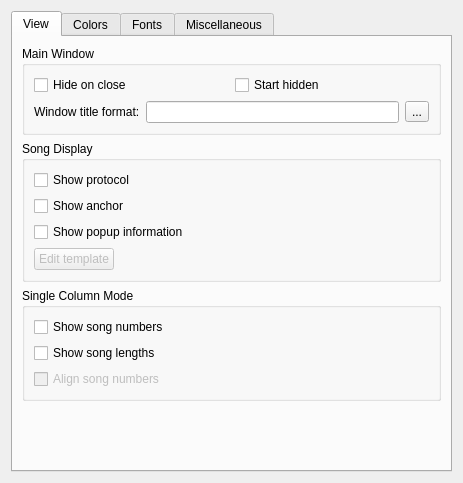
<?xml version="1.0" encoding="UTF-8"?>
<ui version="4.0">
 <class>QSUISettings</class>
 <widget class="QWidget" name="QSUISettings">
  <property name="geometry">
   <rect>
    <x>0</x>
    <y>0</y>
    <width>463</width>
    <height>483</height>
   </rect>
  </property>
  <property name="windowTitle">
   <string notr="true">Form</string>
  </property>
  <layout class="QHBoxLayout" name="horizontalLayout">
   <item>
    <widget class="QTabWidget" name="tabWidget">
     <property name="currentIndex">
      <number>0</number>
     </property>
     <widget class="QWidget" name="tab">
      <attribute name="title">
       <string>View</string>
      </attribute>
      <layout class="QVBoxLayout" name="verticalLayout_5">
       <item>
        <widget class="QGroupBox" name="groupBox">
         <property name="title">
          <string>Main Window</string>
         </property>
         <layout class="QGridLayout" name="gridLayout_3">
          <item row="0" column="0">
           <widget class="QCheckBox" name="hideOnCloseCheckBox">
            <property name="text">
             <string>Hide on close</string>
            </property>
           </widget>
          </item>
          <item row="0" column="1">
           <widget class="QCheckBox" name="hiddenCheckBox">
            <property name="text">
             <string>Start hidden</string>
            </property>
           </widget>
          </item>
          <item row="1" column="0" colspan="2">
           <layout class="QHBoxLayout" name="horizontalLayout_2">
            <item>
             <widget class="QLabel" name="label_13">
              <property name="text">
               <string>Window title format:</string>
              </property>
             </widget>
            </item>
            <item>
             <widget class="QLineEdit" name="windowTitleLineEdit"/>
            </item>
            <item>
             <widget class="QToolButton" name="windowTitleButton">
              <property name="text">
               <string>...</string>
              </property>
             </widget>
            </item>
           </layout>
          </item>
         </layout>
        </widget>
       </item>
       <item>
        <widget class="QGroupBox" name="groupBox_2">
         <property name="title">
          <string>Song Display</string>
         </property>
         <layout class="QVBoxLayout" name="verticalLayout_3">
          <item>
           <widget class="QCheckBox" name="protocolCheckBox">
            <property name="text">
             <string>Show protocol</string>
            </property>
           </widget>
          </item>
          <item>
           <widget class="QCheckBox" name="anchorCheckBox">
            <property name="text">
             <string>Show anchor</string>
            </property>
           </widget>
          </item>
          <item>
           <widget class="QCheckBox" name="popupCheckBox">
            <property name="text">
             <string>Show popup information</string>
            </property>
           </widget>
          </item>
          <item>
           <layout class="QHBoxLayout" name="horizontalLayout_3">
            <item>
             <widget class="QPushButton" name="popupTemplateButton">
              <property name="enabled">
               <bool>false</bool>
              </property>
              <property name="text">
               <string>Edit template</string>
              </property>
             </widget>
            </item>
            <item>
             <spacer name="horizontalSpacer_2">
              <property name="orientation">
               <enum>Qt::Horizontal</enum>
              </property>
              <property name="sizeHint" stdset="0">
               <size>
                <width>40</width>
                <height>20</height>
               </size>
              </property>
             </spacer>
            </item>
           </layout>
          </item>
         </layout>
        </widget>
       </item>
       <item>
        <widget class="QGroupBox" name="groupBox_6">
         <property name="title">
          <string>Single Column Mode</string>
         </property>
         <layout class="QVBoxLayout" name="verticalLayout">
          <item>
           <widget class="QCheckBox" name="numbersCheckBox">
            <property name="text">
             <string>Show song numbers</string>
            </property>
           </widget>
          </item>
          <item>
           <widget class="QCheckBox" name="lengthsCheckBox">
            <property name="text">
             <string>Show song lengths</string>
            </property>
           </widget>
          </item>
          <item>
           <widget class="QCheckBox" name="alignCheckBox">
            <property name="enabled">
             <bool>false</bool>
            </property>
            <property name="text">
             <string>Align song numbers</string>
            </property>
           </widget>
          </item>
         </layout>
        </widget>
       </item>
       <item>
        <spacer name="verticalSpacer">
         <property name="orientation">
          <enum>Qt::Vertical</enum>
         </property>
         <property name="sizeHint" stdset="0">
          <size>
           <width>20</width>
           <height>40</height>
          </size>
         </property>
        </spacer>
       </item>
      </layout>
     </widget>
     <widget class="QWidget" name="tab_5">
      <attribute name="title">
       <string>Colors</string>
      </attribute>
      <layout class="QVBoxLayout" name="verticalLayout_7">
       <item>
        <widget class="QGroupBox" name="groupBox_4">
         <property name="title">
          <string>Analyzer Colors</string>
         </property>
         <layout class="QGridLayout" name="gridLayout_4">
          <item row="0" column="0">
           <widget class="QLabel" name="label">
            <property name="text">
             <string>Analyzer #1:</string>
            </property>
           </widget>
          </item>
          <item row="0" column="1">
           <widget class="ColorWidget" name="aColor1">
            <property name="sizePolicy">
             <sizepolicy hsizetype="Fixed" vsizetype="Fixed">
              <horstretch>0</horstretch>
              <verstretch>0</verstretch>
             </sizepolicy>
            </property>
            <property name="minimumSize">
             <size>
              <width>20</width>
              <height>20</height>
             </size>
            </property>
            <property name="maximumSize">
             <size>
              <width>20</width>
              <height>20</height>
             </size>
            </property>
            <property name="frameShape">
             <enum>QFrame::Box</enum>
            </property>
            <property name="frameShadow">
             <enum>QFrame::Plain</enum>
            </property>
           </widget>
          </item>
          <item row="0" column="3">
           <widget class="QLabel" name="label_3">
            <property name="text">
             <string>Peaks:</string>
            </property>
           </widget>
          </item>
          <item row="0" column="4">
           <widget class="ColorWidget" name="peaksColor">
            <property name="sizePolicy">
             <sizepolicy hsizetype="Fixed" vsizetype="Fixed">
              <horstretch>0</horstretch>
              <verstretch>0</verstretch>
             </sizepolicy>
            </property>
            <property name="minimumSize">
             <size>
              <width>20</width>
              <height>20</height>
             </size>
            </property>
            <property name="maximumSize">
             <size>
              <width>20</width>
              <height>20</height>
             </size>
            </property>
            <property name="frameShape">
             <enum>QFrame::Box</enum>
            </property>
           </widget>
          </item>
          <item row="1" column="0">
           <widget class="QLabel" name="label_4">
            <property name="text">
             <string>Analyzer #2:</string>
            </property>
           </widget>
          </item>
          <item row="1" column="1">
           <widget class="ColorWidget" name="aColor2">
            <property name="sizePolicy">
             <sizepolicy hsizetype="Fixed" vsizetype="Fixed">
              <horstretch>0</horstretch>
              <verstretch>0</verstretch>
             </sizepolicy>
            </property>
            <property name="minimumSize">
             <size>
              <width>20</width>
              <height>20</height>
             </size>
            </property>
            <property name="maximumSize">
             <size>
              <width>20</width>
              <height>20</height>
             </size>
            </property>
            <property name="frameShape">
             <enum>QFrame::Box</enum>
            </property>
           </widget>
          </item>
          <item row="1" column="3">
           <widget class="QLabel" name="label_5">
            <property name="text">
             <string>Background:</string>
            </property>
           </widget>
          </item>
          <item row="1" column="4">
           <widget class="ColorWidget" name="bgColor">
            <property name="sizePolicy">
             <sizepolicy hsizetype="Fixed" vsizetype="Fixed">
              <horstretch>0</horstretch>
              <verstretch>0</verstretch>
             </sizepolicy>
            </property>
            <property name="minimumSize">
             <size>
              <width>20</width>
              <height>20</height>
             </size>
            </property>
            <property name="maximumSize">
             <size>
              <width>20</width>
              <height>20</height>
             </size>
            </property>
            <property name="frameShape">
             <enum>QFrame::Box</enum>
            </property>
           </widget>
          </item>
          <item row="2" column="0">
           <widget class="QLabel" name="label_6">
            <property name="text">
             <string>Analyzer #3:</string>
            </property>
           </widget>
          </item>
          <item row="2" column="1">
           <widget class="ColorWidget" name="aColor3">
            <property name="sizePolicy">
             <sizepolicy hsizetype="Fixed" vsizetype="Fixed">
              <horstretch>0</horstretch>
              <verstretch>0</verstretch>
             </sizepolicy>
            </property>
            <property name="minimumSize">
             <size>
              <width>20</width>
              <height>20</height>
             </size>
            </property>
            <property name="maximumSize">
             <size>
              <width>20</width>
              <height>20</height>
             </size>
            </property>
            <property name="frameShape">
             <enum>QFrame::Box</enum>
            </property>
           </widget>
          </item>
          <item row="2" column="3" colspan="2">
           <spacer name="horizontalSpacer">
            <property name="orientation">
             <enum>Qt::Horizontal</enum>
            </property>
            <property name="sizeType">
             <enum>QSizePolicy::Preferred</enum>
            </property>
            <property name="sizeHint" stdset="0">
             <size>
              <width>20</width>
              <height>20</height>
             </size>
            </property>
           </spacer>
          </item>
          <item row="0" column="5" rowspan="3">
           <spacer name="horizontalSpacer_3">
            <property name="orientation">
             <enum>Qt::Horizontal</enum>
            </property>
            <property name="sizeHint" stdset="0">
             <size>
              <width>10</width>
              <height>20</height>
             </size>
            </property>
           </spacer>
          </item>
          <item row="0" column="2" rowspan="3">
           <spacer name="horizontalSpacer_4">
            <property name="orientation">
             <enum>Qt::Horizontal</enum>
            </property>
            <property name="sizeHint" stdset="0">
             <size>
              <width>40</width>
              <height>20</height>
             </size>
            </property>
           </spacer>
          </item>
         </layout>
        </widget>
       </item>
       <item>
        <widget class="QGroupBox" name="groupBox_3">
         <property name="title">
          <string>Playlist Colors</string>
         </property>
         <layout class="QVBoxLayout" name="_2">
          <item>
           <widget class="QCheckBox" name="plSystemColorsCheckBox">
            <property name="text">
             <string>Use system colors</string>
            </property>
            <property name="checked">
             <bool>true</bool>
            </property>
           </widget>
          </item>
          <item>
           <widget class="QWidget" name="widget_2" native="true">
            <property name="enabled">
             <bool>false</bool>
            </property>
            <layout class="QGridLayout" name="gridLayout_2">
             <property name="margin">
              <number>0</number>
             </property>
             <item row="0" column="0">
              <widget class="QLabel" name="label_7">
               <property name="text">
                <string>Background #1:</string>
               </property>
              </widget>
             </item>
             <item row="0" column="1">
              <widget class="ColorWidget" name="plBg1Color">
               <property name="sizePolicy">
                <sizepolicy hsizetype="Fixed" vsizetype="Fixed">
                 <horstretch>0</horstretch>
                 <verstretch>0</verstretch>
                </sizepolicy>
               </property>
               <property name="minimumSize">
                <size>
                 <width>20</width>
                 <height>20</height>
                </size>
               </property>
               <property name="maximumSize">
                <size>
                 <width>20</width>
                 <height>20</height>
                </size>
               </property>
               <property name="frameShape">
                <enum>QFrame::Box</enum>
               </property>
              </widget>
             </item>
             <item row="0" column="3">
              <widget class="QLabel" name="label_10">
               <property name="text">
                <string>Normal text:</string>
               </property>
              </widget>
             </item>
             <item row="0" column="4">
              <widget class="ColorWidget" name="plTextNormalColor">
               <property name="sizePolicy">
                <sizepolicy hsizetype="Fixed" vsizetype="Fixed">
                 <horstretch>0</horstretch>
                 <verstretch>0</verstretch>
                </sizepolicy>
               </property>
               <property name="minimumSize">
                <size>
                 <width>20</width>
                 <height>20</height>
                </size>
               </property>
               <property name="maximumSize">
                <size>
                 <width>20</width>
                 <height>20</height>
                </size>
               </property>
               <property name="frameShape">
                <enum>QFrame::Box</enum>
               </property>
              </widget>
             </item>
             <item row="1" column="0">
              <widget class="QLabel" name="label_8">
               <property name="text">
                <string>Background #2:</string>
               </property>
              </widget>
             </item>
             <item row="1" column="1">
              <widget class="ColorWidget" name="plBg2Color">
               <property name="sizePolicy">
                <sizepolicy hsizetype="Fixed" vsizetype="Fixed">
                 <horstretch>0</horstretch>
                 <verstretch>0</verstretch>
                </sizepolicy>
               </property>
               <property name="minimumSize">
                <size>
                 <width>20</width>
                 <height>20</height>
                </size>
               </property>
               <property name="maximumSize">
                <size>
                 <width>20</width>
                 <height>20</height>
                </size>
               </property>
               <property name="frameShape">
                <enum>QFrame::Box</enum>
               </property>
              </widget>
             </item>
             <item row="1" column="3">
              <widget class="QLabel" name="label_11">
               <property name="text">
                <string>Current text:</string>
               </property>
              </widget>
             </item>
             <item row="1" column="4">
              <widget class="ColorWidget" name="plTextCurrentColor">
               <property name="sizePolicy">
                <sizepolicy hsizetype="Fixed" vsizetype="Fixed">
                 <horstretch>0</horstretch>
                 <verstretch>0</verstretch>
                </sizepolicy>
               </property>
               <property name="minimumSize">
                <size>
                 <width>20</width>
                 <height>20</height>
                </size>
               </property>
               <property name="maximumSize">
                <size>
                 <width>20</width>
                 <height>20</height>
                </size>
               </property>
               <property name="frameShape">
                <enum>QFrame::Box</enum>
               </property>
              </widget>
             </item>
             <item row="2" column="0">
              <widget class="QLabel" name="label_9">
               <property name="text">
                <string>Highlighted background:</string>
               </property>
              </widget>
             </item>
             <item row="2" column="1">
              <widget class="ColorWidget" name="plHlColor">
               <property name="sizePolicy">
                <sizepolicy hsizetype="Fixed" vsizetype="Fixed">
                 <horstretch>0</horstretch>
                 <verstretch>0</verstretch>
                </sizepolicy>
               </property>
               <property name="minimumSize">
                <size>
                 <width>20</width>
                 <height>20</height>
                </size>
               </property>
               <property name="maximumSize">
                <size>
                 <width>20</width>
                 <height>20</height>
                </size>
               </property>
               <property name="frameShape">
                <enum>QFrame::Box</enum>
               </property>
              </widget>
             </item>
             <item row="2" column="3">
              <widget class="QLabel" name="label_12">
               <property name="text">
                <string>Highlighted text:</string>
               </property>
              </widget>
             </item>
             <item row="2" column="4">
              <widget class="ColorWidget" name="plTextHlCurrentColor">
               <property name="sizePolicy">
                <sizepolicy hsizetype="Fixed" vsizetype="Fixed">
                 <horstretch>0</horstretch>
                 <verstretch>0</verstretch>
                </sizepolicy>
               </property>
               <property name="minimumSize">
                <size>
                 <width>20</width>
                 <height>20</height>
                </size>
               </property>
               <property name="maximumSize">
                <size>
                 <width>20</width>
                 <height>20</height>
                </size>
               </property>
               <property name="frameShape">
                <enum>QFrame::Box</enum>
               </property>
               <property name="frameShadow">
                <enum>QFrame::Plain</enum>
               </property>
              </widget>
             </item>
             <item row="3" column="0">
              <widget class="QLabel" name="label_14">
               <property name="text">
                <string>Group background:</string>
               </property>
              </widget>
             </item>
             <item row="3" column="1">
              <widget class="ColorWidget" name="plGrBgColor">
               <property name="sizePolicy">
                <sizepolicy hsizetype="Fixed" vsizetype="Fixed">
                 <horstretch>0</horstretch>
                 <verstretch>0</verstretch>
                </sizepolicy>
               </property>
               <property name="minimumSize">
                <size>
                 <width>20</width>
                 <height>20</height>
                </size>
               </property>
               <property name="frameShape">
                <enum>QFrame::Box</enum>
               </property>
               <property name="frameShadow">
                <enum>QFrame::Plain</enum>
               </property>
              </widget>
             </item>
             <item row="3" column="3">
              <widget class="QLabel" name="label_15">
               <property name="text">
                <string>Group text:</string>
               </property>
              </widget>
             </item>
             <item row="3" column="4">
              <widget class="ColorWidget" name="plGrTextColor">
               <property name="sizePolicy">
                <sizepolicy hsizetype="Fixed" vsizetype="Fixed">
                 <horstretch>0</horstretch>
                 <verstretch>0</verstretch>
                </sizepolicy>
               </property>
               <property name="minimumSize">
                <size>
                 <width>20</width>
                 <height>20</height>
                </size>
               </property>
               <property name="frameShape">
                <enum>QFrame::Box</enum>
               </property>
               <property name="frameShadow">
                <enum>QFrame::Plain</enum>
               </property>
              </widget>
             </item>
             <item row="0" column="5" rowspan="4">
              <spacer name="horizontalSpacer_6">
               <property name="orientation">
                <enum>Qt::Horizontal</enum>
               </property>
               <property name="sizeHint" stdset="0">
                <size>
                 <width>66</width>
                 <height>68</height>
                </size>
               </property>
              </spacer>
             </item>
             <item row="0" column="2" rowspan="4">
              <spacer name="horizontalSpacer_5">
               <property name="orientation">
                <enum>Qt::Horizontal</enum>
               </property>
               <property name="sizeHint" stdset="0">
                <size>
                 <width>40</width>
                 <height>43</height>
                </size>
               </property>
              </spacer>
             </item>
            </layout>
           </widget>
          </item>
         </layout>
        </widget>
       </item>
       <item>
        <spacer name="verticalSpacer_4">
         <property name="orientation">
          <enum>Qt::Vertical</enum>
         </property>
         <property name="sizeHint" stdset="0">
          <size>
           <width>20</width>
           <height>129</height>
          </size>
         </property>
        </spacer>
       </item>
      </layout>
     </widget>
     <widget class="QWidget" name="tab_3">
      <attribute name="title">
       <string>Fonts</string>
      </attribute>
      <layout class="QVBoxLayout" name="verticalLayout_6">
       <item>
        <widget class="QCheckBox" name="systemFontsCheckBox">
         <property name="text">
          <string>Use system fonts</string>
         </property>
         <property name="checked">
          <bool>true</bool>
         </property>
        </widget>
       </item>
       <item>
        <widget class="QWidget" name="widget" native="true">
         <property name="enabled">
          <bool>false</bool>
         </property>
         <layout class="QGridLayout" name="gridLayout">
          <item row="1" column="1">
           <widget class="QLabel" name="columnFontLabel">
            <property name="sizePolicy">
             <sizepolicy hsizetype="Expanding" vsizetype="Preferred">
              <horstretch>0</horstretch>
              <verstretch>0</verstretch>
             </sizepolicy>
            </property>
            <property name="frameShape">
             <enum>QFrame::StyledPanel</enum>
            </property>
            <property name="frameShadow">
             <enum>QFrame::Sunken</enum>
            </property>
            <property name="text">
             <string>???</string>
            </property>
           </widget>
          </item>
          <item row="0" column="2">
           <widget class="QToolButton" name="plFontButton">
            <property name="text">
             <string>...</string>
            </property>
           </widget>
          </item>
          <item row="0" column="0">
           <widget class="QLabel" name="label_2">
            <property name="sizePolicy">
             <sizepolicy hsizetype="Preferred" vsizetype="Preferred">
              <horstretch>0</horstretch>
              <verstretch>0</verstretch>
             </sizepolicy>
            </property>
            <property name="text">
             <string>Playlist:</string>
            </property>
            <property name="alignment">
             <set>Qt::AlignLeading|Qt::AlignLeft|Qt::AlignVCenter</set>
            </property>
           </widget>
          </item>
          <item row="1" column="2">
           <widget class="QToolButton" name="columnFontButton">
            <property name="text">
             <string>...</string>
            </property>
           </widget>
          </item>
          <item row="2" column="0">
           <widget class="QLabel" name="label_17">
            <property name="sizePolicy">
             <sizepolicy hsizetype="Preferred" vsizetype="Preferred">
              <horstretch>0</horstretch>
              <verstretch>0</verstretch>
             </sizepolicy>
            </property>
            <property name="text">
             <string>Tab names:</string>
            </property>
            <property name="alignment">
             <set>Qt::AlignLeading|Qt::AlignLeft|Qt::AlignVCenter</set>
            </property>
           </widget>
          </item>
          <item row="2" column="1">
           <widget class="QLabel" name="tabsFontLabel">
            <property name="sizePolicy">
             <sizepolicy hsizetype="Expanding" vsizetype="Preferred">
              <horstretch>0</horstretch>
              <verstretch>0</verstretch>
             </sizepolicy>
            </property>
            <property name="frameShape">
             <enum>QFrame::StyledPanel</enum>
            </property>
            <property name="frameShadow">
             <enum>QFrame::Sunken</enum>
            </property>
            <property name="text">
             <string>???</string>
            </property>
           </widget>
          </item>
          <item row="0" column="1">
           <widget class="QLabel" name="plFontLabel">
            <property name="sizePolicy">
             <sizepolicy hsizetype="Expanding" vsizetype="Preferred">
              <horstretch>0</horstretch>
              <verstretch>0</verstretch>
             </sizepolicy>
            </property>
            <property name="frameShape">
             <enum>QFrame::StyledPanel</enum>
            </property>
            <property name="frameShadow">
             <enum>QFrame::Sunken</enum>
            </property>
            <property name="text">
             <string>???</string>
            </property>
           </widget>
          </item>
          <item row="2" column="2">
           <widget class="QToolButton" name="tabsFontButton">
            <property name="text">
             <string>...</string>
            </property>
           </widget>
          </item>
          <item row="3" column="0" colspan="3">
           <layout class="QHBoxLayout" name="horizontalLayout_4">
            <item>
             <spacer name="horizontalSpacer_7">
              <property name="orientation">
               <enum>Qt::Horizontal</enum>
              </property>
              <property name="sizeHint" stdset="0">
               <size>
                <width>108</width>
                <height>20</height>
               </size>
              </property>
             </spacer>
            </item>
            <item>
             <widget class="QPushButton" name="resetFontsButton">
              <property name="text">
               <string>Reset fonts</string>
              </property>
             </widget>
            </item>
           </layout>
          </item>
          <item row="1" column="0">
           <widget class="QLabel" name="label_16">
            <property name="sizePolicy">
             <sizepolicy hsizetype="Preferred" vsizetype="Preferred">
              <horstretch>0</horstretch>
              <verstretch>0</verstretch>
             </sizepolicy>
            </property>
            <property name="text">
             <string>Column headers:</string>
            </property>
            <property name="alignment">
             <set>Qt::AlignLeading|Qt::AlignLeft|Qt::AlignVCenter</set>
            </property>
           </widget>
          </item>
         </layout>
        </widget>
       </item>
       <item>
        <spacer name="verticalSpacer_3">
         <property name="orientation">
          <enum>Qt::Vertical</enum>
         </property>
         <property name="sizeHint" stdset="0">
          <size>
           <width>308</width>
           <height>382</height>
          </size>
         </property>
        </spacer>
       </item>
      </layout>
     </widget>
     <widget class="QWidget" name="tab_2">
      <attribute name="title">
       <string>Miscellaneous</string>
      </attribute>
      <layout class="QVBoxLayout" name="verticalLayout_4">
       <item>
        <widget class="QGroupBox" name="groupBox_5">
         <property name="title">
          <string>Tabs</string>
         </property>
         <layout class="QVBoxLayout" name="verticalLayout_2">
          <item>
           <widget class="QCheckBox" name="tabsClosableCheckBox">
            <property name="text">
             <string>Show close buttons</string>
            </property>
           </widget>
          </item>
          <item>
           <widget class="QCheckBox" name="showTabListMenuCheckBox">
            <property name="text">
             <string>Show tab list menu</string>
            </property>
           </widget>
          </item>
          <item>
           <widget class="QCheckBox" name="showNewPLCheckBox">
            <property name="text">
             <string>Show 'New Playlist' button</string>
            </property>
           </widget>
          </item>
         </layout>
        </widget>
       </item>
       <item>
        <widget class="QGroupBox" name="groupBox_7">
         <property name="title">
          <string>Toolbars</string>
         </property>
         <layout class="QHBoxLayout" name="horizontalLayout_5">
          <item>
           <layout class="QFormLayout" name="formLayout">
            <item row="0" column="0">
             <widget class="QLabel" name="label_18">
              <property name="text">
               <string>Icon size:</string>
              </property>
             </widget>
            </item>
            <item row="0" column="1">
             <widget class="QComboBox" name="toolBarIconSizeComboBox"/>
            </item>
           </layout>
          </item>
          <item>
           <spacer name="horizontalSpacer_8">
            <property name="orientation">
             <enum>Qt::Horizontal</enum>
            </property>
            <property name="sizeHint" stdset="0">
             <size>
              <width>125</width>
              <height>20</height>
             </size>
            </property>
           </spacer>
          </item>
          <item>
           <widget class="QPushButton" name="customizeToolBarButton">
            <property name="text">
             <string>Customize...</string>
            </property>
           </widget>
          </item>
         </layout>
        </widget>
       </item>
       <item>
        <spacer name="verticalSpacer_2">
         <property name="orientation">
          <enum>Qt::Vertical</enum>
         </property>
         <property name="sizeHint" stdset="0">
          <size>
           <width>20</width>
           <height>267</height>
          </size>
         </property>
        </spacer>
       </item>
      </layout>
     </widget>
    </widget>
   </item>
  </layout>
 </widget>
 <customwidgets>
  <customwidget>
   <class>ColorWidget</class>
   <extends>QFrame</extends>
   <header>colorwidget.h</header>
   <container>1</container>
  </customwidget>
 </customwidgets>
 <resources/>
 <connections>
  <connection>
   <sender>numbersCheckBox</sender>
   <signal>toggled(bool)</signal>
   <receiver>alignCheckBox</receiver>
   <slot>setEnabled(bool)</slot>
   <hints>
    <hint type="sourcelabel">
     <x>154</x>
     <y>220</y>
    </hint>
    <hint type="destinationlabel">
     <x>184</x>
     <y>276</y>
    </hint>
   </hints>
  </connection>
  <connection>
   <sender>popupCheckBox</sender>
   <signal>toggled(bool)</signal>
   <receiver>popupTemplateButton</receiver>
   <slot>setEnabled(bool)</slot>
   <hints>
    <hint type="sourcelabel">
     <x>152</x>
     <y>332</y>
    </hint>
    <hint type="destinationlabel">
     <x>144</x>
     <y>368</y>
    </hint>
   </hints>
  </connection>
  <connection>
   <sender>systemFontsCheckBox</sender>
   <signal>toggled(bool)</signal>
   <receiver>widget</receiver>
   <slot>setDisabled(bool)</slot>
   <hints>
    <hint type="sourcelabel">
     <x>88</x>
     <y>49</y>
    </hint>
    <hint type="destinationlabel">
     <x>101</x>
     <y>77</y>
    </hint>
   </hints>
  </connection>
  <connection>
   <sender>plSystemColorsCheckBox</sender>
   <signal>toggled(bool)</signal>
   <receiver>widget_2</receiver>
   <slot>setDisabled(bool)</slot>
   <hints>
    <hint type="sourcelabel">
     <x>107</x>
     <y>196</y>
    </hint>
    <hint type="destinationlabel">
     <x>189</x>
     <y>237</y>
    </hint>
   </hints>
  </connection>
 </connections>
</ui>
